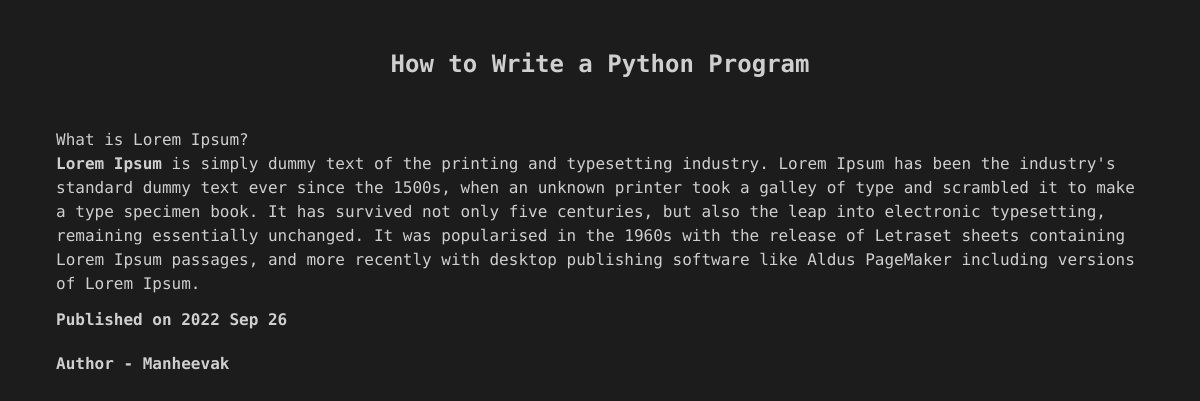
/blogs/How-to-Write-a-Python-Program/, run on the app's committed database.
### DjangoApp/models.py (models this page shows)
class Blog(models.Model):
    title = models.CharField(max_length=450)
    url =  models.SlugField(max_length=300,default='none')
    date  =  models.CharField(max_length=200,default=x.strftime('%Y %b %d'))
    content = RichTextField()

### DjangoApp/views.py (the view)
# urls.py: path('blogs/<slug:url>/',views.main,name='blogs') ,
def  main(request,url):
    post = Blog.objects.get(url=url)
    return render(request,'fullview.html',{'post': post})

### templates/fullview.html (shortened to what this page needs)
{% load tailwind_tags %}
<!DOCTYPE html>
<html lang="en">
<head>
    {% tailwind_css %}
</head>
<body class='bg-backcol font-Fira text-left'>
    <p class="text-texcol text-center text-2xl font-bold py-12 ">{{post.title}}</p>
    <div class="content">
        <div class="text-texcol px-3 md:px-12 lg:px-14">
            <p>{{post.content|safe}}</p>
        </div>
        <p class="py-3 font-bold px-3 text-md md:px-12 text-texcol lg:px-14">Published on {{post.date}}</p>
        <p class="py-2 font-bold px-3 text-md md:px-12 text-texcol lg:px-14">Author - Manheevak</p>
    </div>
</body>
</html>

### data on the page
Blog: title "How to Write a Python Program", content "What is Lorem Ipsum? Lorem Ipsum is simply dummy text of the printing and typesetting industry. Lorem Ipsum has been the industry's standard dummy text ever since the 1500s, when an unknown printer took a galley of type and scrambled it to make a type specimen book. It has survived not only five centuries, but also the leap into electronic typesetting, remaining essentially unchanged. It was popularised in the 1960s with the release of Letraset sheets containing Lorem Ipsum passages, and more recently with desktop publishing software like Aldus PageMaker including versions of Lorem Ipsum.", date "2022 Sep 26"
